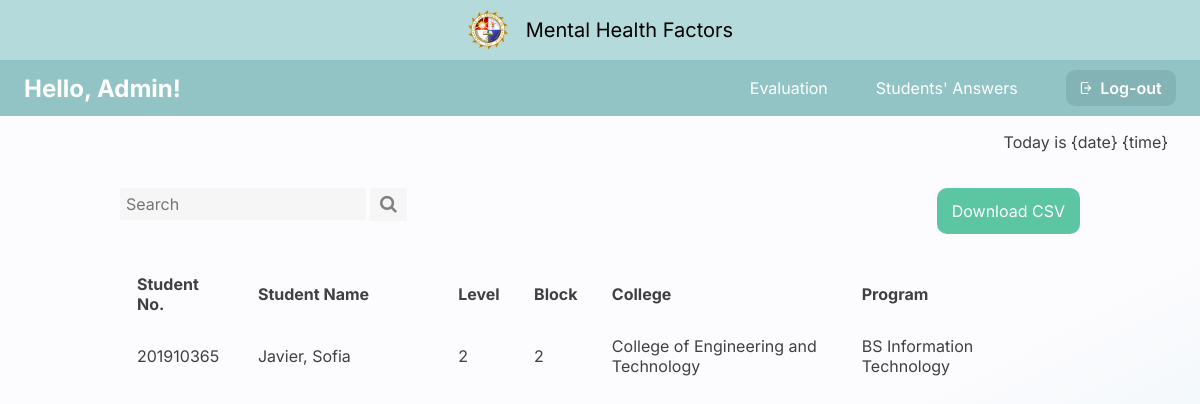
Screenshot of /student_list with the database file from the repository.
### capswebsite/models.py (models this page shows, shortened)
class User(AbstractBaseUser):
    email_error_message = 'Email must be: @plm.edu.ph'
    email_regex = RegexValidator(
    regex=r'^[A-Za-z0-9._%+-]+@plm.edu.ph$',
    message=email_error_message
    )
    ID_error_message = 'Faculty ID must be entered in format: 20XXXXXXX'
    ID_regex = RegexValidator(
        regex=r'^20\d{7}$',
        message=ID_error_message
    )
    Year_CHOICES = (
        ('1', '1'),
        ('2', '2'),
        ('3', '3'),
        ('4', '4'),
        ('5', '5'),
        ('6', '6'),
    )
    email = models.EmailField(verbose_name="Email",max_length=60,unique=True,validators=[email_regex])
    firstName = models.CharField(max_length=100, verbose_name='First Name', null=True,blank=True)
    lastName = models.CharField(max_length=100, verbose_name='Last Name', null=True,blank=True)
    numberID = models.IntegerField(validators=[ID_regex],unique=True, verbose_name='Number ID', null=True)
    college= models.ForeignKey(College, verbose_name='College',null=True,blank=True,on_delete=models.CASCADE)
    course= models.ForeignKey(Course, verbose_name='Course',null=True,blank=True,on_delete=models.CASCADE)
    year = models.CharField(max_length=10, choices=Year_CHOICES, verbose_name='Year', null=True,blank=True)
    block = models.IntegerField(verbose_name='Block', null=True,blank=True)
    is_active = models.BooleanField(default=True)
    date_of_inactive = models.DateTimeField(verbose_name="Date of Inacitve",null=True,blank=True)
    is_student = models.BooleanField(default=False, verbose_name='Student')
    is_admin = models.BooleanField(default=False,verbose_name='Admin')
    has_answer = models.BooleanField(default=False,verbose_name='Has Answered')
    date_joined = models.DateTimeField(verbose_name='Date Joined',auto_now_add=True)
    last_login = models.DateTimeField(verbose_name="Last Login",null=True,blank=True)
    USERNAME_FIELD = 'email'
    REQUIRED_FIELDS = []
    objects = UserManager()
    def __str__(self):
        return f"{self.email}"

class College(models.Model):
    college = models.CharField(max_length=100, verbose_name="College",unique=True,null=True, blank =True)
    def __str__(self):
        return f"{self.college}"

class Course(models.Model):
    college = models.ForeignKey(College, verbose_name='College',null=True,blank=True,on_delete=models.CASCADE)
    course = models.CharField(max_length=100, verbose_name="Course",unique=True,null=True, blank =True)
    def __str__(self):
        return f"{self.course}"

### capswebsite/views.py (the view)
# urls.py: path('student_list',views.student_list, name="student_list"),
def student_list(request):
    ans = Answers.objects.all()
    print(ans)
    stud = User.objects.filter(is_student=True, has_answer=True)
    context = {'stud':stud}
    return render(request,'admin/student_list.html', context)

### capswebsite/models.py (called while the page is built)
    def __str__(self):
        return f"{self.student}"

### capswebsite/templates/admin/student_list.html (shortened to what this page needs)
{% load static %}
{% include 'admin/admin_navbar.html' %}
{% block content %}
<p class="date-time">Today is {date} {time}</p>
<div class="centered-div">
    <div class="top-row">
        <div class="search-container">
            <form action="#">
              <input type="text" placeholder="Search" name="search">
              <button type="submit"><i class="fa fa-search"></i></button>
            </form>
        </div>
        <div class="dl-csv">
            <button class="dl-btn"> Download CSV </button>
        </div>
    </div>
    <br><br>
    <table class="stud-list-tbl">
        <thead>
        <tr>
            <td width="12%"> Student No. </td>
            <td width="20%"> Student Name </td>
            <td width="5%"> Level </td>
            <td width="5%"> Block </td>
            <td width="25%"> College </td>
            <td width="20%"> Program </td>
            <td width="2%"></td>
        </tr>
        </thead>
        <tbody>
            {% for students in stud %}
        <tr>
            <td><a href="{% url 'student_answer' students.id %}"> {{students.numberID}} </a></td>
            <td><a href="{% url 'student_answer' students.id %}"> {{students.lastName}}, {{students.firstName}} </a></td>
            <td><a href="{% url 'student_answer' students.id %}"> {{students.year}} </a></td>
            <td><a href="{% url 'student_answer' students.id %}"> {{students.block}} </a></td>
            <td><a href="{% url 'student_answer' students.id %}"> {{students.college}} </a></td>
            <td><a href="{% url 'student_answer' students.id %}"> {{students.course}} </a></td>
        </tr>
        {%endfor%}
        </tbody>
    </table>
</div>
{% endblock %}

### capswebsite/templates/admin/admin_navbar.html (shortened to what this page needs)
{% load static %}
<!DOCTYPE html>
<html lang="en">
<head>
    <link rel="stylesheet" href="{% static '/css/navbar.css' %}">
    <link rel="stylesheet" href="https://cdnjs.cloudflare.com/ajax/libs/font-awesome/4.7.0/css/font-awesome.min.css">
</head>
<body>
    <div class="nav-bar-1">
            <img src="{% static 'image/plm-logo.png' %}" style="vertical-align: middle">
            &nbsp;&nbsp;
            Mental Health Factors
    </div>
    <div class="nav-bar-2">
        <p class="hello">Hello, Admin!</p>
            <ul>
                <li><a href="{% url 'evaluation' %}"> Evaluation </a></li>
                <li><a href="{% url 'student_list' %}"> Students' Answers </a></li>
            </ul>
            <a href="{% url 'logout' %}">
                <button class="btn-logout"><img src="{% static 'image/logout-icon.png' %}" height="12em">&nbsp; Log-out</button>
            </a>
        </div>
</body>
</html>

### capswebsite/static/css/navbar.css (style rules this page uses)
body { margin:0px; width: 100%; height: 100%; }
.nav-bar-1 { height: 3em; background-color: #B4DADB; text-align: center; align-items: center; display: flex; place-items: center; place-content: center; font-family: 'Inter'; font-style: normal; font-weight: 400; font-size: 20px; }
.nav-bar-2 { background: #92C4C6; height: 3.5em; display: flex; align-items: center; }
.hello { margin: 0%; padding-left: 1em; font-family: 'Inter'; font-style: normal; font-weight: 700; font-size: 24px; color: white; }
ul { list-style: none; }
li { float: left; }
li a { display: block; color: white; text-align: center; padding: 1em; margin-left: 1em; text-decoration: none; font-family: 'Inter'; font-style: normal; font-weight: 400; font-size: 1em; }
.btn-logout { background-color: #84B3B5; border: none; color: white; padding: .5em .9em; text-align: center; text-decoration: none; display: inline-block; margin: 2px; margin-left: 2em; margin-right: 1.5em; cursor: pointer; font-family: 'Inter'; font-style: normal; font-weight: 600; font-size: 1em; border-radius: 9px; }

### capswebsite/templates/admin/student_list.html (style rules this page uses)
body { margin: 0px; min-height: 100vh; background: linear-gradient(153.3deg, #FCFBFE 61.32%, #D8F2F2 106.14%); background-repeat: no-repeat; }
.date-time { font-family: 'Inter'; font-style: normal; font-weight: 400; font-size: 1em; color: #404040; text-align: right; margin-right: 2em; }
.centered-div { margin: 3% 10% 10% 10%; min-height: 270px; }
.top-row { width: auto; }
.search-container { display: inline-block; }
input[type=text] { padding: 6px; border: none; margin: 0px; background: #f6f6f6; font-family: 'Inter'; font-style: normal; font-weight: 400; font-size: 16px; }
.search-container button { padding: 6px 10px; background: #f6f6f6; font-size: 18px; border: none; cursor: pointer; margin: 0px; color: gray; }
.dl-csv { float: right; }
.dl-btn { background-color: #5CC5A2; border: none; color: white; padding: 13px 15px; text-align: center; text-decoration: none; display: inline-block; cursor: pointer; font-family: 'Inter'; font-style: normal; font-weight: 400; font-size: 1em; border-radius: 10px; }
.stud-list-tbl { margin-left: auto; margin-right: auto; width: 100%; table-layout: auto; }
thead td { font-family: 'Inter'; font-style: normal; font-weight: 700; font-size: 16px; color: #404040; padding: 15px; }
tbody td { font-family: 'Inter'; font-style: normal; font-weight: 400; font-size: 16px; color: #404040; padding: 5px 15px; }
td a { text-decoration: none; color:#404040 }

### rows the page displays
User: numberID "201910365", lastName "Javier", firstName "Sofia", year "2", block "2", college "College of Engineering and Technology", course "BS Information Technology"
